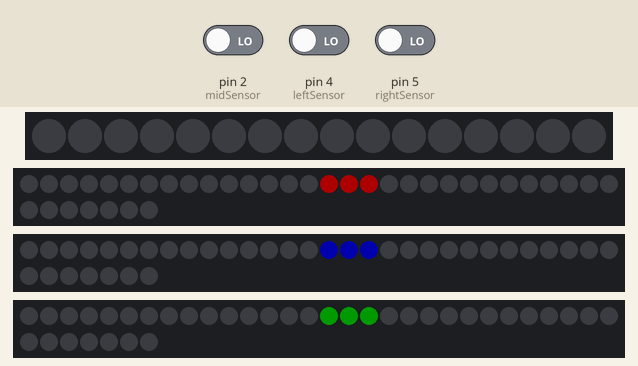
A sketch run on a simulated Arduino Uno, built with avr-gcc and run on an emulated ATmega328P. Parts: 16 RGB LEDs in strip order, left to right, 3 × 37 RGB LEDs in strip order, left to right, continuing on the next row. The inputs (shaded band) are chosen by the test bench; at power-on: pin 2 (midSensor) LOW, pin 4 (leftSensor) LOW, pin 5 (rightSensor) LOW. Dim RGB values are drawn brighter than linear; random numbers use the default seed unless the sketch sets one.

Above: at 1.2 s.
1.3 s: pin 2 (midSensor) driven HIGH
At 3.4 s:
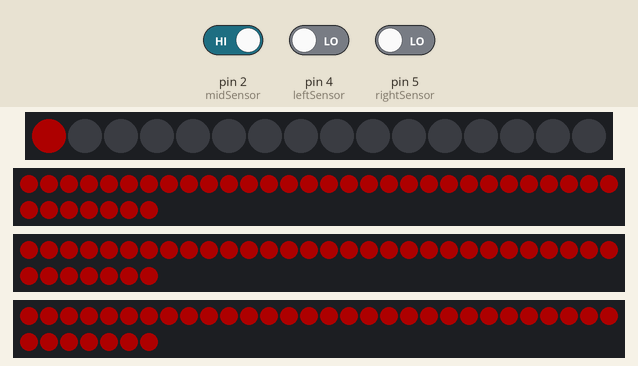
3.7 s: pin 2 (midSensor) driven LOW
At 6.36 s:
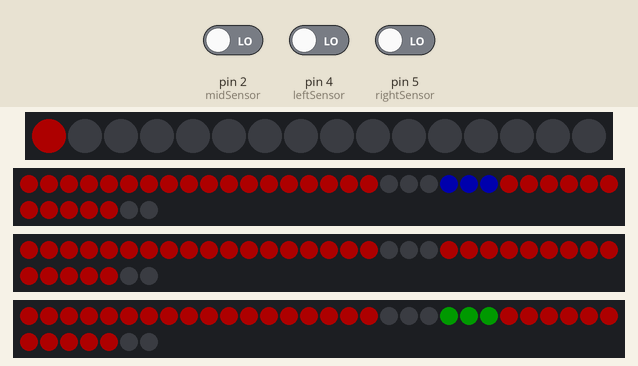
6.7 s: pin 4 (leftSensor) driven HIGH
At 8.5 s:
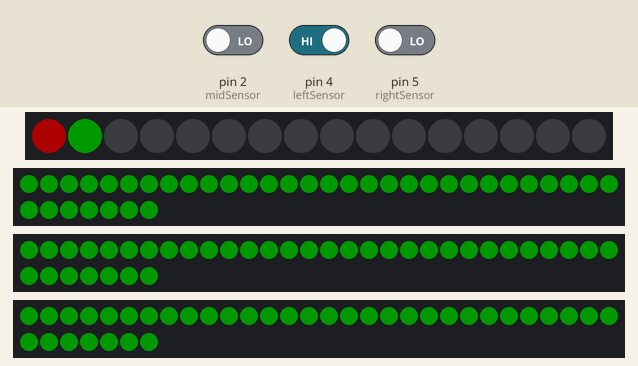
9.1 s: pin 4 (leftSensor) driven LOW
At 11.79 s:
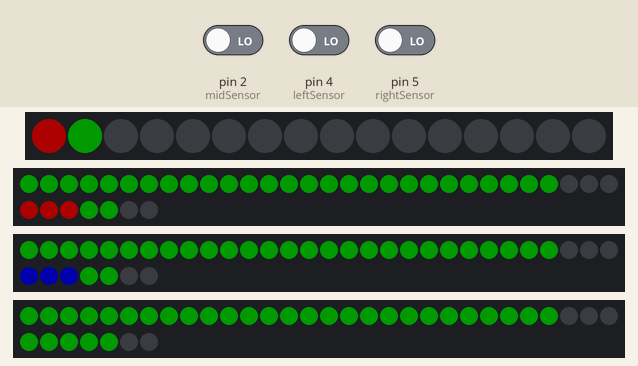
12.1 s: pin 5 (rightSensor) driven HIGH
At 13.7 s:
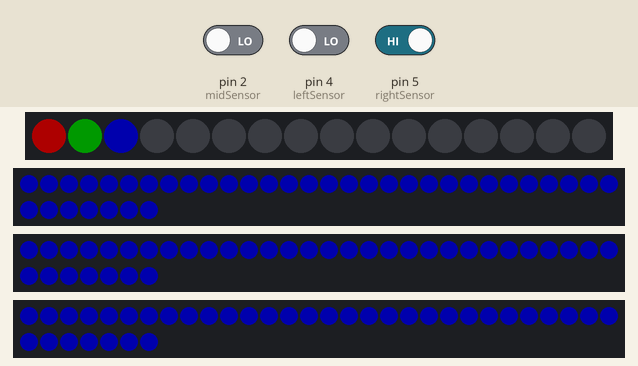
14.6 s: pin 5 (rightSensor) driven LOW
At 17.21 s:
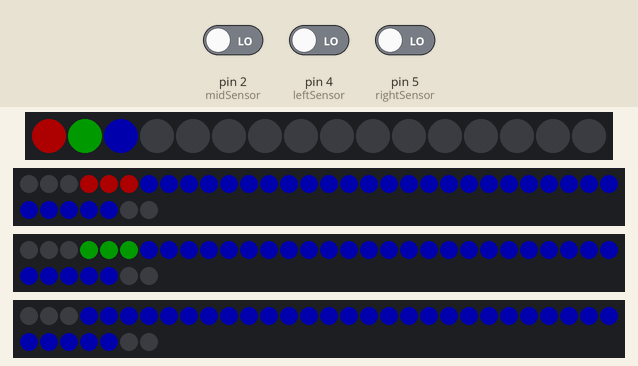
Timing chart, 0 to 18.7 s (numbered marks = the images above; inputs shaded):
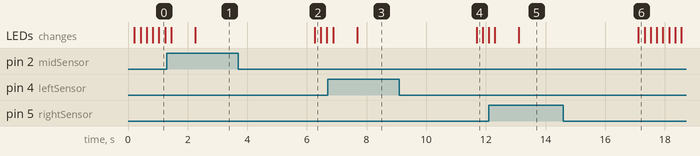

Measured:
- after the input at 9.1 s, the LEDs: change after 2.6 s (image 4)

The sketch:

LedsCounts.ino
```cpp
#include <FastLED.h>
// fast led constants
#define DATA_PIN    3
#define RED_PIN   6   // red output strip
#define GREEN_PIN   12   // green output strip
#define BLUE_PIN  10  // blue output strip
#define COLOR_ORDER GRB      // if colors are mismatched; change this
#define MAX_POINTS    16       // change to the number of LEDs in your strip
#define amountOfLeds 37 //refers to the amount of leds circling around each hole
#define LED_TYPE    WS2812B
#define BRIGHTNESS          50


// change WS2812B to match your type of LED, if different
// list of supported types is here:
// https://github.com/FastLED/FastLED/wiki/Overview
int LEDbrightness;
int midSensor = 2;                        // the pin that the midSensor is atteched to
int leftSensor = 4;
int rightSensor = 5;
int state[MAX_POINTS] = {LOW};              // by default, no motion detected
int midState[MAX_POINTS] = {0};             // variable to store the midSensor status (value)
int leftState[MAX_POINTS] = {0};           // variable to Store the leftSensor status (value)
int rightState[MAX_POINTS] = {0};            // variable to store the rightSensor status (value)
int LedFlag = 0;
int index = 0;
int circlingIndex[3] = {0, 1, 2};
int prevIndex[3] = {0, 0, 0};

// this creates an LED array to hold the values for each led in your strip
CRGB pointLeds[MAX_POINTS];
CRGB midLeds[amountOfLeds];
CRGB leftLeds[amountOfLeds];
CRGB rightLeds[amountOfLeds];
CRGB colors[3] = {CRGB :: Red, CRGB :: Green, CRGB :: Blue};

void setup()
{

  // the wiki features a much more basic setup line:

  // initalize LED as an output
  pinMode(midSensor, INPUT);    // initialize midSensor as an input
  pinMode(leftSensor, INPUT);
  pinMode(rightSensor, INPUT);
  FastLED.addLeds<LED_TYPE, DATA_PIN, COLOR_ORDER>(pointLeds, MAX_POINTS);
  FastLED.addLeds<LED_TYPE, RED_PIN, COLOR_ORDER>(midLeds, amountOfLeds);
  FastLED.addLeds<LED_TYPE, BLUE_PIN, COLOR_ORDER>(rightLeds, amountOfLeds);
  FastLED.addLeds<LED_TYPE, GREEN_PIN, COLOR_ORDER>(leftLeds, amountOfLeds);
  FastLED.setBrightness(BRIGHTNESS);
  pinMode(DATA_PIN, OUTPUT);
  pinMode(RED_PIN, OUTPUT);
  pinMode(GREEN_PIN, OUTPUT);
  pinMode(BLUE_PIN, OUTPUT);
  Serial.begin(9600);
  randomSeed(analogRead(0));

}

void addPoint(int colorState[], CRGB color) {
  pointLeds[index] = color;
  colorState[index] = LOW;
  FastLED.show();
  delay(4000);
  index = index + 1;
}

void shuffleColors() {
  // Random number generator

  for (int i = 0; i < 3; i++) {
    int randomPosition = random(3);
    CRGB temp = colors[i]; //test, should be CRGB
    colors[i] = colors[randomPosition];
    colors[randomPosition] = temp;
  }
}

void fireInDaHole(CRGB color) {
  for (int i = 0; i < amountOfLeds; i++) {
    midLeds[i] = color;
    leftLeds[i] = color;
    rightLeds[i] = color;
  }
  FastLED.show();
  shuffleColors();
  delay(800);
}

void updateLights() {
  for (int i = amountOfLeds - 1; i > amountOfLeds - 3; i--) {
    midLeds[i] = 0;
    leftLeds[i] = 0;
    rightLeds[i] = 0;
  }
  for (int i = 0; i < 3; i++) {
    midLeds[prevIndex[i]] = 0;
    rightLeds[prevIndex[i]] = 0;
    leftLeds[prevIndex[i]] = 0;
  }

  prevIndex[0] = circlingIndex[0];
  prevIndex[1] = circlingIndex[1];
  prevIndex[2] = circlingIndex[2];

  if (circlingIndex[0] + 5 >= amountOfLeds) {
    circlingIndex[0] = 0;
    circlingIndex[1] = 1;
    circlingIndex[2] = 2;
  } else {
    for (int i = 0; i < 3; i++) {
      midLeds[circlingIndex[i]] = colors[0];
      leftLeds[circlingIndex[i]] = colors[1];
      rightLeds[circlingIndex[i]] = colors[2];
      circlingIndex[i] = circlingIndex[i] + 3;
    }
  }
  FastLED.show();
  delay(200);
}

void loop()
{
  //updateLights();
  midState[index] = digitalRead(midSensor);   // read midSensor value
  rightState[index] = digitalRead(rightSensor); // read rightSensor value
  leftState[index] = digitalRead(leftSensor); // read leftSensor value
  if ((midState[index] == HIGH || leftState[index] == HIGH || rightState[index] == HIGH) && state[index] == LOW) {
    state[index] = HIGH;       // update the current individual led state to HIGH
  } else {
    updateLights();
  }

  if (state[index] == HIGH) {
    if (midState[index] == HIGH) {
      CRGB prevColor = colors[0];
      fireInDaHole(prevColor);
      addPoint(midState, prevColor);
    }
    if (leftState[index] == HIGH) {
      CRGB prevColor = colors[1];
      fireInDaHole(prevColor);
      addPoint(leftState, prevColor);
    }
    if (rightState[index] == HIGH) {
      CRGB prevColor = colors[2];
      fireInDaHole(prevColor);
      addPoint(rightState, prevColor);
    }
  }

  if (index == MAX_POINTS) {
    for (int i = 0; i < MAX_POINTS; i++) {
      pointLeds[i] = 0;
      index = 0;
    }
  }
}
```
